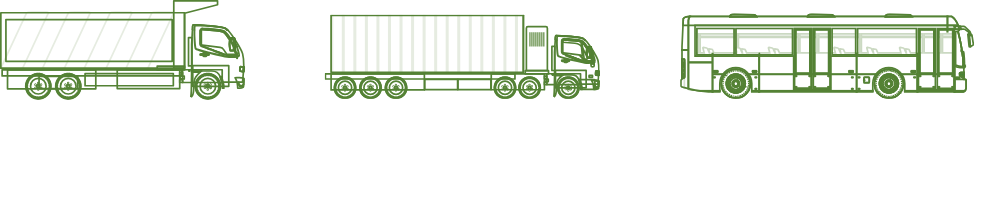
#> input picture scratch/veh_facing.png, 1000 x 200 px, found by its file name
$ python inspect_veh.py
#> lines starting #> are read from the running program, lines starting #| are printed output that depends on the picture
from PIL import Image

im = Image.open('Transvolt Website V2/scratch/veh_facing.png')
#> im is the input picture: PIL image 1000x200 RGB; mean R, G, B 237.8, 242.4, 234.6
# crop left vehicle (cols 0-300) and right vehicle (cols 650-980)
left_veh = im.crop((0, 0, 300, 100))
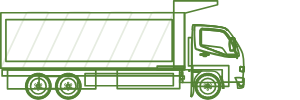
#> left_veh: PIL image 300x100 RGB; mean R, G, B 221.8, 230.7, 215.8
left_veh.save('Transvolt Website V2/scratch/left_veh.png')

right_veh = im.crop((680, 0, 980, 100))
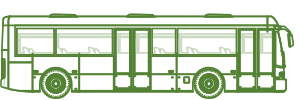
#> right_veh: PIL image 300x100 RGB; mean R, G, B 205.9, 219.2, 197.1
right_veh.save('Transvolt Website V2/scratch/right_veh.png')
print('Cropped vehicles saved!')

$ run again, with scratch/bg_w_clouds.png copied over scratch/veh_facing.png
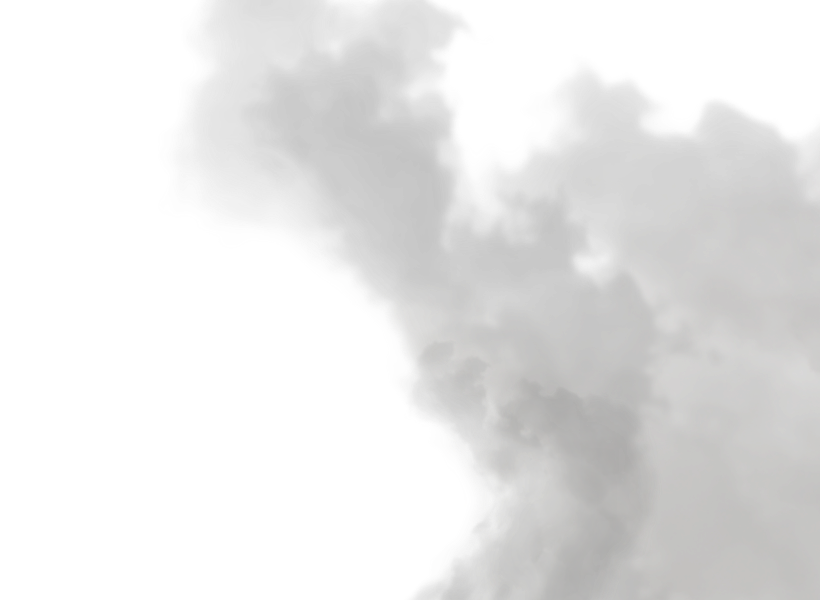
#> input picture scratch/bg_w_clouds.png, 820 x 600 px, found by its file name
#> im is the input picture: PIL image 820x600 RGBA; mean R, G, B, A 72.9, 72.4, 71.8, 46.8
#> `left_veh = im.crop((0, 0, 300, 100))`:
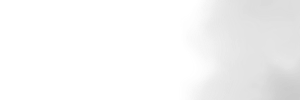
#> left_veh: PIL image 300x100 RGBA; mean R, G, B, A 64, 64, 64, 25.3; transparent parts drawn white
